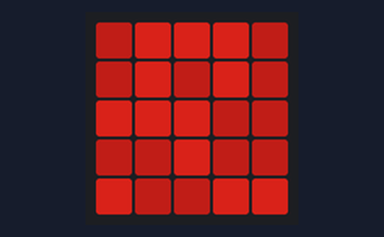
A program run on a simulated BBC micro:bit running MicroPython. On the bench: the board's 5×5 LED display. Dim RGB values are drawn brighter than linear; random numbers come from a fixed seed.

Above: at 0.15 s.
At 5.05 s:
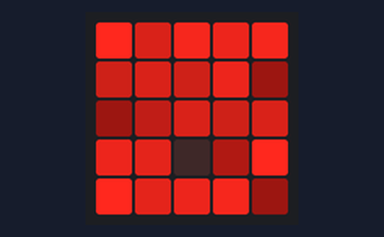
At 9.96 s:
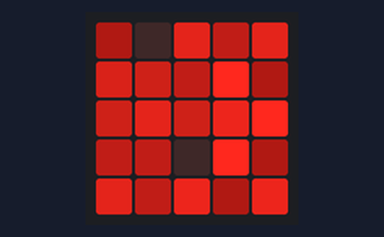
At 19.77 s:
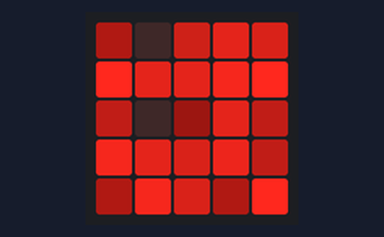
At 29.57 s:
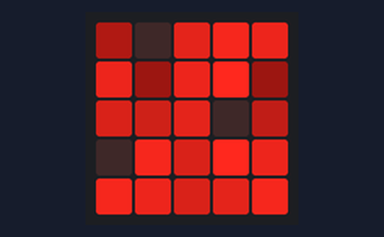
At 39.69 s:
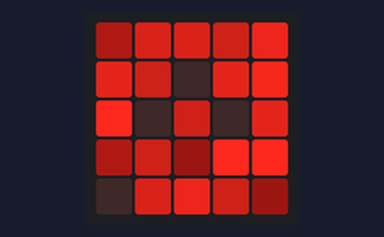

The program:

display_random_changing_pattern_01-main.py
```python
from microbit import *
import random

for x in range(5):
    for y in range(5):
        display.set_pixel(x, y, 4)

while True:

    for x in range(5):
        for y in range(5):
            current_level = display.get_pixel(x, y)
            rnd = random.choice([-1, 1])
            new_level = max(0, min(9, current_level + rnd))
            display.set_pixel(x, y, new_level)

    sleep(20)
```
